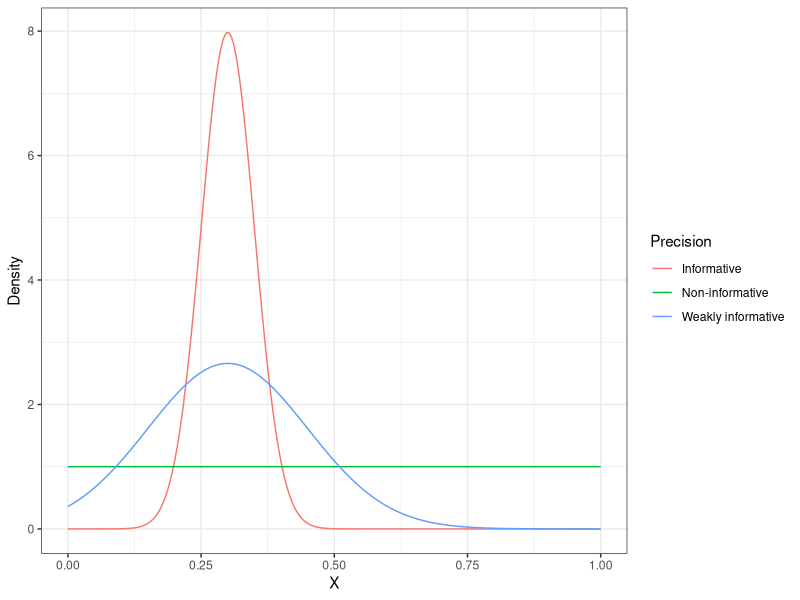

Generate this figure with R:
"
Anna Bush

Script to illustrate uniform, imprecise, and precise prior distributions
"

library(ggplot2)
library(reshape2)

truth <- 0.3
precision <- c(NA, 0.15, 0.05)
precision.lab <- c("Non-informative", "Weakly informative", "Informative")

df <- data.frame(x=c(), y=c(), precision=c())
x <- seq(0, 1, 0.001)
for (i in 1:length(precision)) {
  if (tolower(precision.lab[i]) == "non-informative") {
    y <- dunif(x, 0, 1)
  } else {
    y <- dnorm(x, truth, precision[i])
  }
  tmp <- data.frame(x=x, y=y)
  tmp["Precision"] <- precision.lab[i]
  df <- rbind(df, tmp)
}


ggplot(data=df, aes(x=x, y=y, color=Precision)) + theme_bw() +
  geom_line() +
  xlab("X") + ylab("Density")
